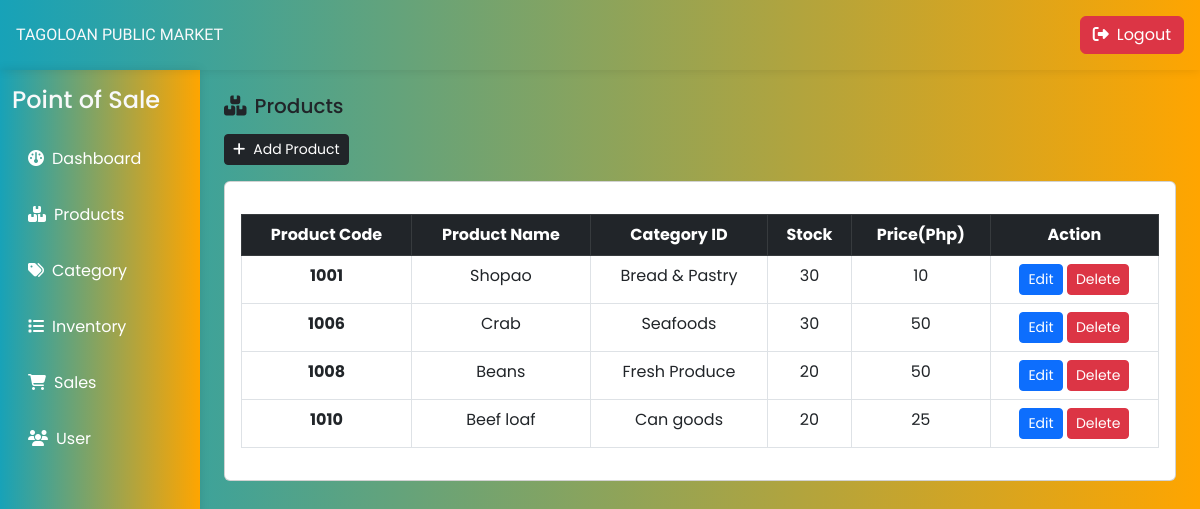
Before: /product.php with the older database file.
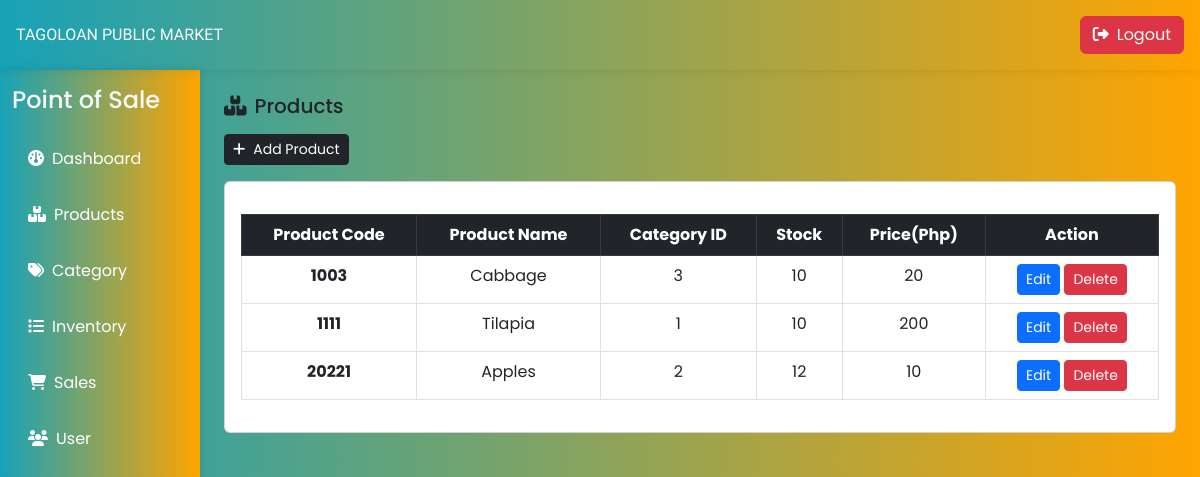
After: the same page with the newer database file.
### tables this page shows
CREATE TABLE `pos_product` (
  `P_code` int(11) NOT NULL,
  `P_name` varchar(255) NOT NULL,
  `P_category_id` int(11) NOT NULL,
  `P_stock` int(11) NOT NULL,
  `P_price` float NOT NULL
);

### product.php (the view, shortened to what this page needs)
<?php
include('./config/database.php');
?>
<!DOCTYPE html>
<html lang="en">
<head>
   <link href="https://cdn.jsdelivr.net/npm/bootstrap@5.3.0-alpha1/dist/css/bootstrap.min.css" rel="stylesheet">
  <link rel="stylesheet" href="./assets/css/style.css">
  <link rel="stylesheet" href="https://cdnjs.cloudflare.com/ajax/libs/font-awesome/6.5.1/css/all.min.css"
/>
</head>
<body >
<div class="container-fluid text-light p-3 d-flex align-items-center justify-content-between sticky-top" style=" box-shadow: 0px 0px 10px rgba(0, 0, 0, 0.1);">
  <h6 class="mb-0 h-font">TAGOLOAN PUBLIC MARKET </h6>
    <form action="./logout.php" method="post">
      <button type="submit" class="btn btn-danger" name="logout"><i class="fa-solid fa-right-from-bracket pe-2"></i>Logout</button>
    </form>
</div>
<div class="col-lg-2 bg-dark" id="dashboard-home">
  <nav class="navbar navbar-expand-lg">
    <div class="container-fluid flex-lg-column align-items-stretch">
      <h4 class="mt-2 text-light">Point of Sale</h4>
      <div class="collapse navbar-collapse flex-column align-items-stretch" id="navbar">
        <ul class="nav nav-pills flex-column nav-hover">
          <li class="sidebar-item">
            <a class="nav-link text-white" href="./dashboard.php">
              <i class="fa-solid fa-gauge pe-2"></i>Dashboard
            </a>
          </li>
          <li class="nav-item">
            <a class="nav-link text-white" href="./product.php">
              <i class="fa fa-boxes pe-2"></i>Products
            </a>
          </li>
          <li class="nav-item">
            <a class="nav-link text-white" href="./category.php">
            <i class="fa-solid fa-tags pe-2"></i>Category
            </a>
          </li>
          <li class="nav-item">
            <a class="nav-link text-white" href="./inventory.php">
              <i class="fa fa-list pe-2"></i></i>Inventory
            </a>
          </li>
          <li class="nav-item">
            <a class="nav-link text-white " href="./sales.php">
              <i class="fa-solid fa-cart-shopping pe-2"></i>Sales
            </a>
          </li>
          <li class="nav-item">
            <a class="nav-link text-white " href="./accounts.php">
             <i class="fa fa-users pe-2"></i>User
            </a>
          </li>
        </ul>
      </div>
    </div>
  </nav>
</div>
<div class="container-fluid">
  <div class="row">
    <div class="col-lg-10 ms-auto p-4 overflow-hidden ">
      <h5 class="mb-3"><i class="fa fa-boxes pe-2"></i>Products</h5>
     <a href="./add_product.php" class="btn btn-dark btn-sm mb-2"><i class="fa-solid fa-plus pe-2"></i>Add Product</a>
      <div class="card mt-2">
      <div class="card-body">
        <table class="table table-bordered table-hover mt-3">
            <thead>
                <tr class="table-dark">
                    <th  style="text-align: center;">Product Code</th>
                    <th  style="text-align: center; ">Product Name</th>
                    <th  style="text-align: center;">Category ID</th>
                    <th  style="text-align: center;">Stock</th>
                    <th  style="text-align: center;">Price(Php)</th>
                    <th  style="text-align: center;">Action</th>
                </tr>
            </thead>
        <tbody>
          <?php
            $query = "SELECT * FROM pos_product";
            $result = mysqli_query($conn, $query);
            if ($result)
            {
              while ($row = mysqli_fetch_assoc($result))
              {
                $code=$row['P_code'];
                $product=$row['P_name'];
                $category=$row['P_category_id'];
                $stock=$row['P_stock'];
                $price=$row['P_price'];
                  echo '<tr>
                        <th scope="row" style="text-align: center;">'.$code.'</th>
                        <td style="text-align: center;">'.$product.'</td>
                        <td style="text-align: center;">'.$category.'</td>
                        <td style="text-align: center;">'.$stock.'</td>
                        <td style="text-align: center;">'.$price.'</td>
                        <td style="text-align: center;">
                         <a href="update_product.php? upID='.$code.'" class="text-light"><button class="btn btn-primary btn-sm">Edit</button></a>
                         <a href="delete_product.php? deleteid='.$code.'" class="text-light"><button class="btn btn-danger btn-sm">Delete</button></a>
                        </td>
                        </tr>';
              }
            }
          ?>
        </tbody>
      </table>
        </div>
      </div>
    </div>
  </div>
</div>
</body>
</html>

Changed rows visible on the page:
removed pos_product: P_code "1001", P_name "Shopao", P_category "Bread & Pastry", P_stock "30", P_price "10"
removed pos_product: P_code "1006", P_name "Crab", P_category "Seafoods", P_stock "30", P_price "50"
removed pos_product: P_code "1008", P_name "Beans", P_category "Fresh Produce", P_stock "20", P_price "50"
removed pos_product: P_code "1010", P_name "Beef loaf", P_category "Can goods", P_stock "20", P_price "25"
added pos_product: P_code "1003", P_name "Cabbage", P_category "3", P_stock "10", P_price "20"
added pos_product: P_code "1111", P_name "Tilapia", P_category "1", P_stock "10", P_price "200"
added pos_product: P_code "20221", P_name "Apples", P_category "2", P_stock "12", P_price "10"
